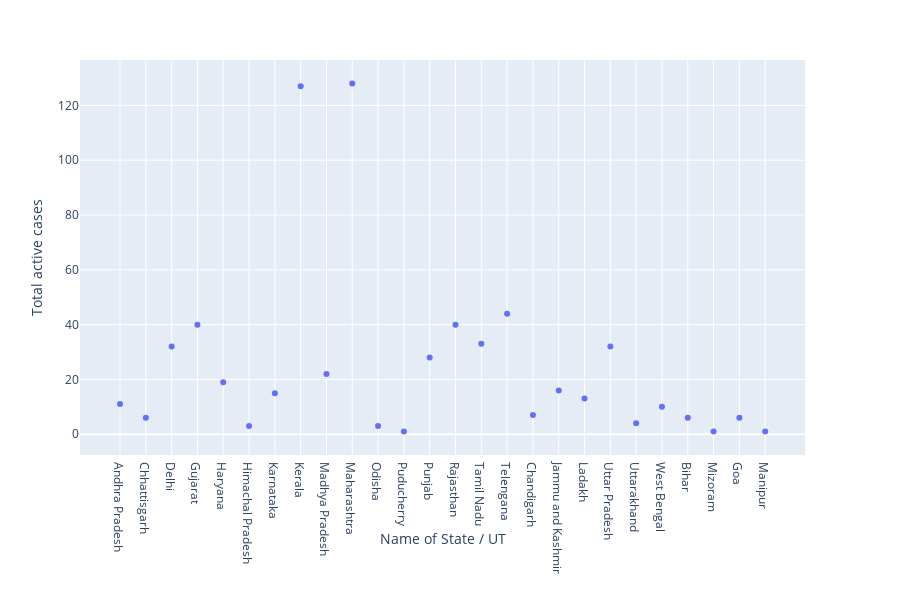

Write notebook code for a chart like this one.
### Code cell
#Plotly Express

px.scatter(df,x = 'Name of State / UT', y = 'Total active cases',)

### Figure 1 — Plotly figure (JSON) as saved in the notebook; plotly's stock layout.template omitted (floating-point values rounded to 4 significant figures)
{"data": [{"hoverlabel": {"namelength": 0}, "hovertemplate": "Name of State / UT=%{x}<br>Total active cases=%{y}", "legendgroup": "", "marker": {"color": "#636efa", "symbol": "circle"}, "mode": "markers", "name": "", "showlegend": false, "type": "scatter", "x": ["Andhra Pradesh", "Chhattisgarh", "Delhi", "Gujarat", "Haryana", "Himachal Pradesh", "Karnataka", "Kerala", "Madhya Pradesh", "Maharashtra", "Odisha", "Puducherry", "Punjab", "Rajasthan", "Tamil Nadu", "Telengana", "Chandigarh", "Jammu and Kashmir", "Ladakh", "Uttar Pradesh", "Uttarakhand", "West Bengal", "Bihar", "Mizoram", "Goa", "Manipur"], "xaxis": "x", "y": [11, 6, 32, 40, 19, 3, 15, 127, 22, 128, 3, 1, 28, 40, 33, 44, 7, 16, 13, 32, 4, 10, 6, 1, 6, 1], "yaxis": "y"}], "layout": {"height": 600, "legend": {"tracegroupgap": 0}, "margin": {"t": 60}, "xaxis": {"anchor": "y", "domain": [0, 0.98], "title": {"text": "Name of State / UT"}}, "yaxis": {"anchor": "x", "domain": [0, 1], "title": {"text": "Total active cases"}}}}
